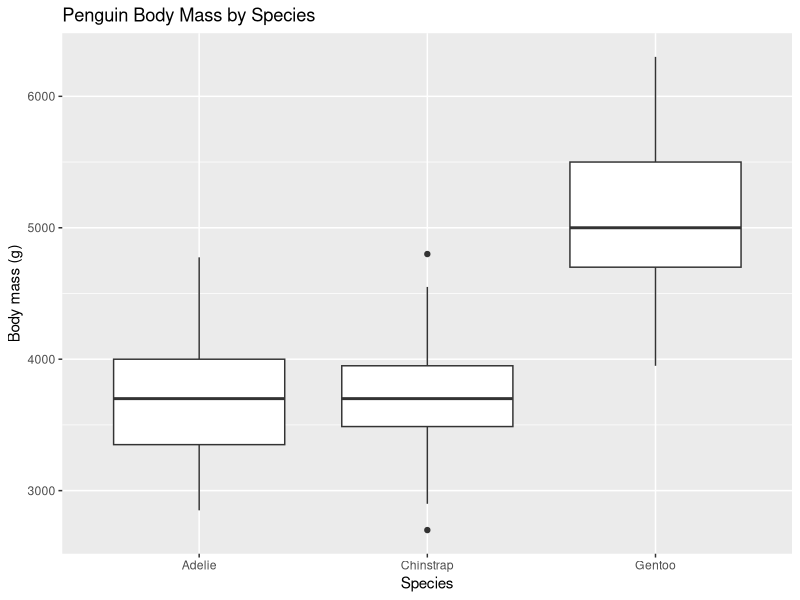
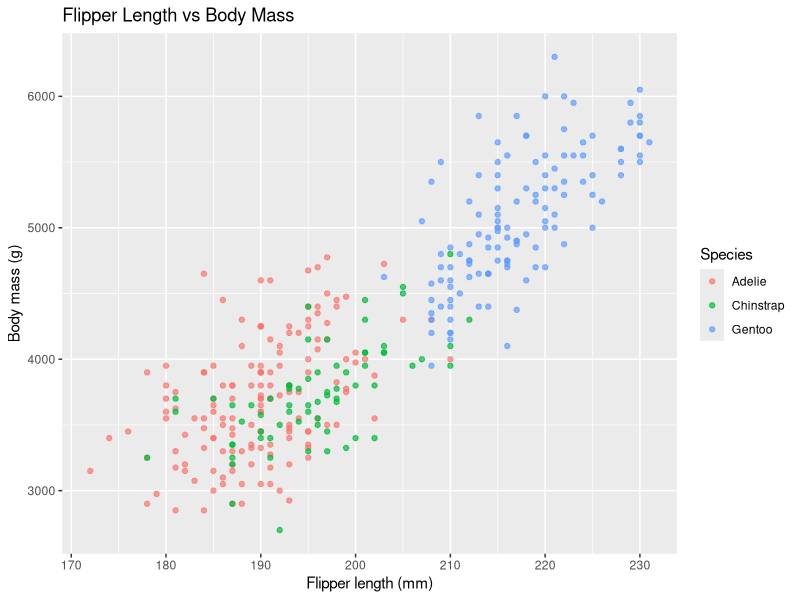
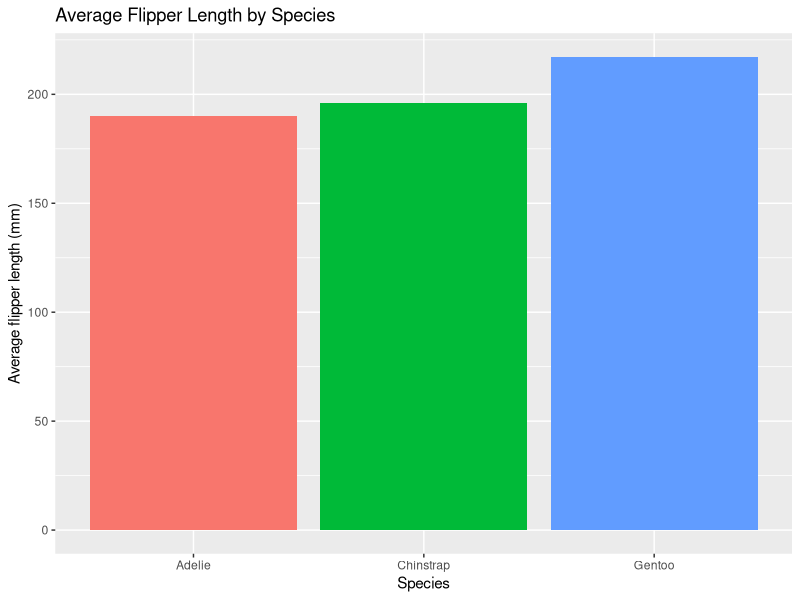

The R script that drew these images, in order:
## ---- chunk 1
#| echo: true
#| message: false
#| warning: false

library(tidyverse)
library(palmerpenguins)

penguins |> head()
## ---- chunk 2
#| echo: true
penguins |>
  drop_na(species, body_mass_g) |>
  group_by(species) |>
  summarise(
    mean_body_mass = mean(body_mass_g),
    n = n()
  )
## ---- chunk 3
#| echo: true
#| label: fig-body-mass-species
#| fig-cap: "Distribution of body mass for each penguin species."

penguins |>
  drop_na(species, body_mass_g) |>
  ggplot(aes(x = species, y = body_mass_g)) +
  geom_boxplot() +
  labs(
    x = "Species",
    y = "Body mass (g)",
    title = "Penguin Body Mass by Species"
  )
## ---- chunk 4
#| echo: true
#| label: fig-flipper-mass
#| fig-cap: "Relationship between flipper length and body mass by species."

penguins |>
  drop_na(flipper_length_mm, body_mass_g, species) |>
  ggplot(
    aes(
      x = flipper_length_mm,
      y = body_mass_g,
      color = species
    )
  ) +
  geom_point(alpha = 0.7) +
  labs(
    x = "Flipper length (mm)",
    y = "Body mass (g)",
    color = "Species",
    title = "Flipper Length vs Body Mass"
  )
## ---- chunk 5
#| echo: true

penguins |>
  drop_na(species, flipper_length_mm) |>
  group_by(species) |>
  summarise(
    mean_flipper_length = mean(flipper_length_mm),
    median_flipper_length = median(flipper_length_mm),
    n = n()
  )
## ---- chunk 6
#| echo: true
#| label: fig-average-flipper
#| fig-cap: "Average flipper length of each penguin species."

penguins |>
  drop_na(species, flipper_length_mm) |>
  group_by(species) |>
  summarise(
    mean_flipper_length = mean(flipper_length_mm)
  ) |>
  ggplot(
    aes(
      x = species,
      y = mean_flipper_length,
      fill = species
    )
  ) +
  geom_col() +
  labs(
    x = "Species",
    y = "Average flipper length (mm)",
    title = "Average Flipper Length by Species"
  ) +
  guides(fill = "none")
